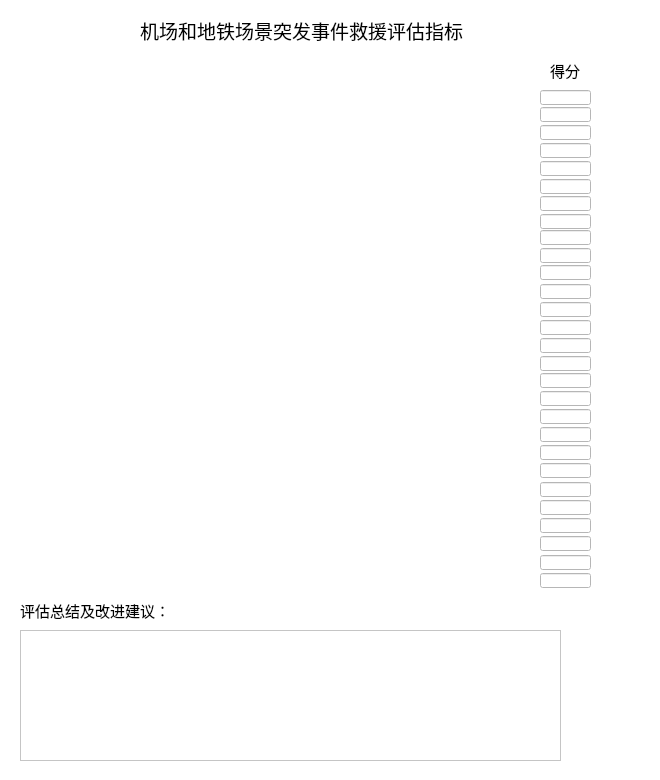
        <widget class="QWidget" name="scrollAreaWidgetContents_3">
         <property name="geometry">
          <rect>
           <x>0</x>
           <y>0</y>
           <width>660</width>
           <height>780</height>
          </rect>
         </property>
         <property name="styleSheet">
          <string notr="true">background-color: rgb(255, 255, 255);</string>
         </property>
         <widget class="QLabel" name="label_67">
          <property name="geometry">
           <rect>
            <x>140</x>
            <y>20</y>
            <width>351</width>
            <height>21</height>
           </rect>
          </property>
          <property name="font">
           <font>
            <family>黑体</family>
            <pointsize>14</pointsize>
           </font>
          </property>
          <property name="text">
           <string>机场和地铁场景突发事件救援评估指标</string>
          </property>
         </widget>
         <widget class="QLabel" name="label_72">
          <property name="geometry">
           <rect>
            <x>10</x>
            <y>50</y>
            <width>491</width>
            <height>541</height>
           </rect>
          </property>
          <property name="styleSheet">
           <string notr="true">border-image: url(:/FEDE/Resources/judge_place.png);</string>
          </property>
          <property name="text">
           <string/>
          </property>
         </widget>
         <widget class="QLabel" name="label_73">
          <property name="geometry">
           <rect>
            <x>20</x>
            <y>600</y>
            <width>161</width>
            <height>21</height>
           </rect>
          </property>
          <property name="font">
           <font>
            <family>黑体</family>
            <pointsize>11</pointsize>
           </font>
          </property>
          <property name="text">
           <string>评估总结及改进建议：</string>
          </property>
         </widget>
         <widget class="QTextEdit" name="textEdit_3">
          <property name="geometry">
           <rect>
            <x>20</x>
            <y>630</y>
            <width>541</width>
            <height>131</height>
           </rect>
          </property>
         </widget>
         <widget class="QLabel" name="label_68">
          <property name="geometry">
           <rect>
            <x>550</x>
            <y>60</y>
            <width>54</width>
            <height>21</height>
           </rect>
          </property>
          <property name="font">
           <font>
            <family>黑体</family>
            <pointsize>11</pointsize>
           </font>
          </property>
          <property name="text">
           <string>得分</string>
          </property>
         </widget>
         <widget class="QLineEdit" name="lineEdit_score1">
          <property name="geometry">
           <rect>
            <x>540</x>
            <y>90</y>
            <width>51</width>
            <height>15</height>
           </rect>
          </property>
         </widget>
         <widget class="QLineEdit" name="lineEdit_score2">
          <property name="geometry">
           <rect>
            <x>540</x>
            <y>107</y>
            <width>51</width>
            <height>15</height>
           </rect>
          </property>
         </widget>
         <widget class="QLineEdit" name="lineEdit_score3">
          <property name="geometry">
           <rect>
            <x>540</x>
            <y>125</y>
            <width>51</width>
            <height>15</height>
           </rect>
          </property>
         </widget>
         <widget class="QLineEdit" name="lineEdit_score4">
          <property name="geometry">
           <rect>
            <x>540</x>
            <y>143</y>
            <width>51</width>
            <height>15</height>
           </rect>
          </property>
         </widget>
         <widget class="QLineEdit" name="lineEdit_score5">
          <property name="geometry">
           <rect>
            <x>540</x>
            <y>161</y>
            <width>51</width>
            <height>15</height>
           </rect>
          </property>
         </widget>
         <widget class="QLineEdit" name="lineEdit_score6">
          <property name="geometry">
           <rect>
            <x>540</x>
            <y>179</y>
            <width>51</width>
            <height>15</height>
           </rect>
          </property>
         </widget>
         <widget class="QLineEdit" name="lineEdit_score7">
          <property name="geometry">
           <rect>
            <x>540</x>
            <y>196</y>
            <width>51</width>
            <height>15</height>
           </rect>
          </property>
         </widget>
         <widget class="QLineEdit" name="lineEdit_score8">
          <property name="geometry">
           <rect>
            <x>540</x>
            <y>214</y>
            <width>51</width>
            <height>15</height>
           </rect>
          </property>
         </widget>
         <widget class="QLineEdit" name="lineEdit_score9">
          <property name="geometry">
           <rect>
            <x>540</x>
            <y>230</y>
            <width>51</width>
            <height>15</height>
           </rect>
          </property>
         </widget>
         <widget class="QLineEdit" name="lineEdit_score10">
          <property name="geometry">
           <rect>
            <x>540</x>
            <y>248</y>
            <width>51</width>
            <height>15</height>
           </rect>
          </property>
         </widget>
         <widget class="QLineEdit" name="lineEdit_score20">
          <property name="geometry">
           <rect>
            <x>540</x>
            <y>427</y>
            <width>51</width>
            <height>15</height>
           </rect>
          </property>
         </widget>
         <widget class="QLineEdit" name="lineEdit_score18">
          <property name="geometry">
           <rect>
            <x>540</x>
            <y>391</y>
            <width>51</width>
            <height>15</height>
           </rect>
          </property>
         </widget>
         <widget class="QLineEdit" name="lineEdit_score12">
          <property name="geometry">
           <rect>
            <x>540</x>
            <y>284</y>
            <width>51</width>
            <height>15</height>
           </rect>
          </property>
         </widget>
         <widget class="QLineEdit" name="lineEdit_score16">
          <property name="geometry">
           <rect>
            <x>540</x>
            <y>356</y>
            <width>51</width>
            <height>15</height>
           </rect>
          </property>
         </widget>
         <widget class="QLineEdit" name="lineEdit_score17">
          <property name="geometry">
           <rect>
            <x>540</x>
            <y>373</y>
            <width>51</width>
            <height>15</height>
           </rect>
          </property>
         </widget>
         <widget class="QLineEdit" name="lineEdit_score14">
          <property name="geometry">
           <rect>
            <x>540</x>
            <y>320</y>
            <width>51</width>
            <height>15</height>
           </rect>
          </property>
         </widget>
         <widget class="QLineEdit" name="lineEdit_score19">
          <property name="geometry">
           <rect>
            <x>540</x>
            <y>409</y>
            <width>51</width>
            <height>15</height>
           </rect>
          </property>
         </widget>
         <widget class="QLineEdit" name="lineEdit_score13">
          <property name="geometry">
           <rect>
            <x>540</x>
            <y>302</y>
            <width>51</width>
            <height>15</height>
           </rect>
          </property>
         </widget>
         <widget class="QLineEdit" name="lineEdit_score11">
          <property name="geometry">
           <rect>
            <x>540</x>
            <y>265</y>
            <width>51</width>
            <height>15</height>
           </rect>
          </property>
         </widget>
         <widget class="QLineEdit" name="lineEdit_score15">
          <property name="geometry">
           <rect>
            <x>540</x>
            <y>338</y>
            <width>51</width>
            <height>15</height>
           </rect>
          </property>
         </widget>
         <widget class="QLineEdit" name="lineEdit_score28">
          <property name="geometry">
           <rect>
            <x>540</x>
            <y>573</y>
            <width>51</width>
            <height>15</height>
           </rect>
          </property>
         </widget>
         <widget class="QLineEdit" name="lineEdit_score22">
          <property name="geometry">
           <rect>
            <x>540</x>
            <y>463</y>
            <width>51</width>
            <height>15</height>
           </rect>
          </property>
         </widget>
         <widget class="QLineEdit" name="lineEdit_score26">
          <property name="geometry">
           <rect>
            <x>540</x>
            <y>536</y>
            <width>51</width>
            <height>15</height>
           </rect>
          </property>
         </widget>
         <widget class="QLineEdit" name="lineEdit_score27">
          <property name="geometry">
           <rect>
            <x>540</x>
            <y>555</y>
            <width>51</width>
            <height>15</height>
           </rect>
          </property>
         </widget>
         <widget class="QLineEdit" name="lineEdit_score24">
          <property name="geometry">
           <rect>
            <x>540</x>
            <y>500</y>
            <width>51</width>
            <height>15</height>
           </rect>
          </property>
         </widget>
         <widget class="QLineEdit" name="lineEdit_score23">
          <property name="geometry">
           <rect>
            <x>540</x>
            <y>482</y>
            <width>51</width>
            <height>15</height>
           </rect>
          </property>
         </widget>
         <widget class="QLineEdit" name="lineEdit_score21">
          <property name="geometry">
           <rect>
            <x>540</x>
            <y>445</y>
            <width>51</width>
            <height>15</height>
           </rect>
          </property>
         </widget>
         <widget class="QLineEdit" name="lineEdit_score25">
          <property name="geometry">
           <rect>
            <x>540</x>
            <y>518</y>
            <width>51</width>
            <height>15</height>
           </rect>
          </property>
         </widget>
        </widget>
